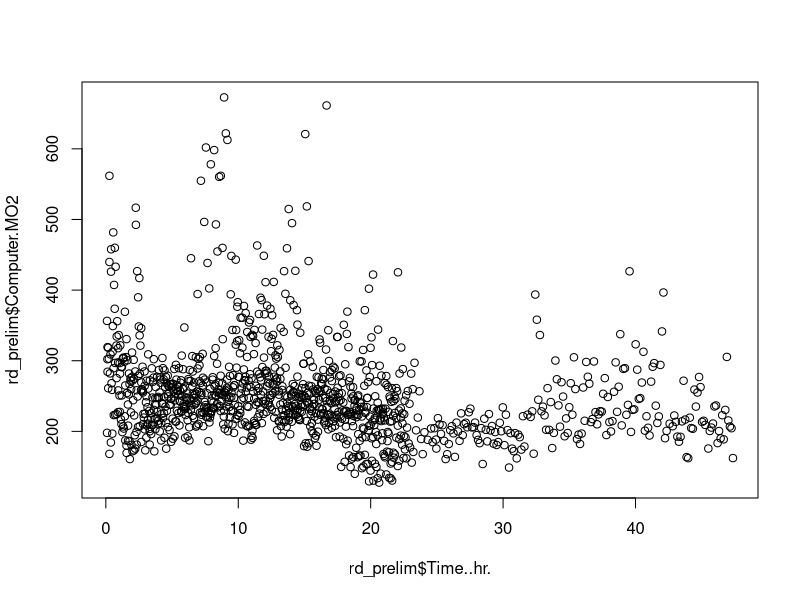
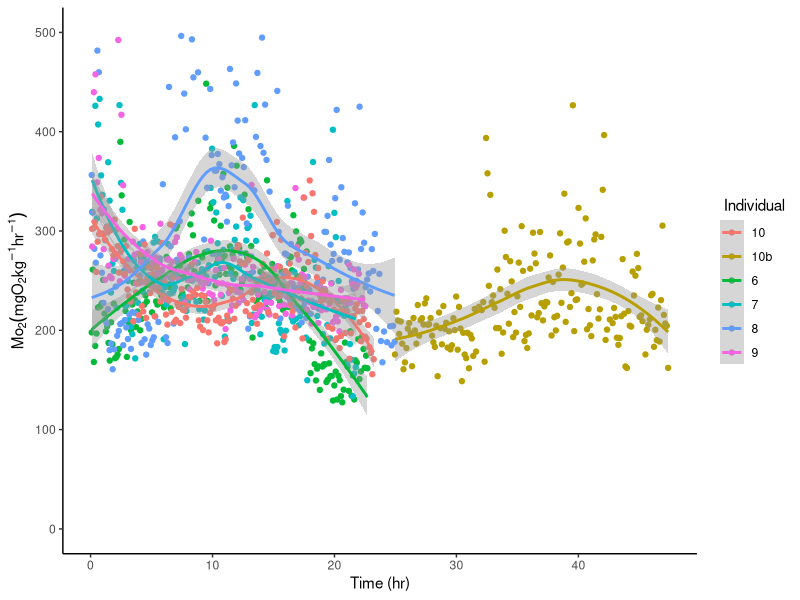

Generate these figures, in order, with R:
## ---- chunk 1
knitr::opts_chunk$set(echo = TRUE)
## ---- chunk 2
rd_pre_raw<-read.csv("Red drum preliminary data.csv", header=T)

#subset the data so only values with r-squared values above 0.90 are in set
library(dplyr)
rd_prelim <- filter(rd_pre_raw[rd_pre_raw$CH.1.R.2 > 0.90,])
summary(rd_prelim)
## ---- chunk 3
plot(rd_prelim$Computer.MO2~rd_prelim$Time..hr.)

library(ggplot2)

rd_graph<- ggplot(rd_prelim, aes(rd_prelim$Time..hr., rd_prelim$Computer.MO2, color = as.factor(rd_prelim$Run.Number))) + geom_point() + stat_smooth(method="loess") + theme_classic() + labs(x = "Time (hr)") + labs (color =" Individual", y=expression (Mo[2]*(mgO[2]*kg^-1*hr^-1))) + ylim(0, 500)

rd_graph
## ---- chunk 4
#calculating RMR using quantiles

RMR_6 <- quantile(rd_prelim$Computer.MO2[rd_prelim$Run.Number=='6'], 0.1)
RMR_7 <- quantile(rd_prelim$Computer.MO2[rd_prelim$Run.Number=='7'], 0.1)
RMR_8 <- quantile(rd_prelim$Computer.MO2[rd_prelim$Run.Number=='8'], 0.1)
RMR_9 <- quantile(rd_prelim$Computer.MO2[rd_prelim$Run.Number=='9'], 0.1)
RMR_10 <- quantile(rd_prelim$Computer.MO2[rd_prelim$Run.Number=='10'], 0.1)

rd_pre_RMR <- c(RMR_6, RMR_7, RMR_8, RMR_9, RMR_10) 
rd_pre_RMR

mean(rd_pre_RMR)
sd(rd_pre_RMR)

std.err<-function(x) { (sd(x))/(sqrt(length(x))) }

std.err(rd_pre_RMR)
## ---- chunk 5
run_10 <- rd_prelim$Computer.MO2[rd_prelim$Run.Number=="10" & rd_prelim$Time..hr. > "5"]
run_10b <- rd_prelim$Computer.MO2[rd_prelim$Run.Number=="10b"]

t.test(run_10, run_10b)
## ---- chunk 6
rd_mmr_raw <- read.csv("Rd preliminary MMR.csv", header=T)

rd_prelim_mmr <- filter(rd_mmr_raw[rd_mmr_raw$CH.1.R.2 > 0.90,])
summary(rd_prelim_mmr)
## ---- chunk 7
MMR_1 <- max(rd_prelim_mmr$Computer.MO2[rd_prelim_mmr$Run.Number=='1'])
MMR_2 <- max(rd_prelim_mmr$Computer.MO2[rd_prelim_mmr$Run.Number=='2'])
MMR_3 <- max(rd_prelim_mmr$Computer.MO2[rd_prelim_mmr$Run.Number=='3'])
MMR_4 <- max(rd_prelim_mmr$Computer.MO2[rd_prelim_mmr$Run.Number=='4'])
MMR_5 <- max(rd_prelim_mmr$Computer.MO2[rd_prelim_mmr$Run.Number=='5'])
MMR_6 <- max(rd_prelim_mmr$Computer.MO2[rd_prelim_mmr$Run.Number=='6'])
MMR_7 <- max(rd_prelim_mmr$Computer.MO2[rd_prelim_mmr$Run.Number=='7'])
MMR_8 <- max(rd_prelim_mmr$Computer.MO2[rd_prelim_mmr$Run.Number=='8'])
MMR_9 <- max(rd_prelim_mmr$Computer.MO2[rd_prelim_mmr$Run.Number=='9'])
MMR_10 <- max(rd_prelim_mmr$Computer.MO2[rd_prelim_mmr$Run.Number=='10'])
MMR_11 <- max(rd_prelim_mmr$Computer.MO2[rd_prelim_mmr$Run.Number=='11'])
MMR_12 <- max(rd_prelim_mmr$Computer.MO2[rd_prelim_mmr$Run.Number=='12'])

rd_pre_MMR <- c(MMR_1, MMR_2, MMR_3, MMR_4, MMR_5, MMR_6, MMR_7, MMR_8, MMR_9, MMR_10, MMR_11, MMR_12)

rd_pre_MMR
mean(rd_pre_MMR)
std.err(rd_pre_MMR)
